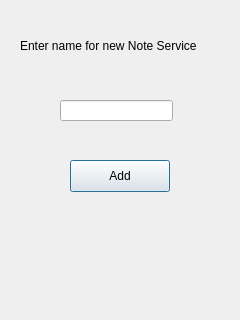
<?xml version="1.0" encoding="UTF-8"?>
<ui version="4.0">
 <class>CreateNewNoteSpaceWindow</class>
 <widget class="QDialog" name="CreateNewNoteSpaceWindow">
  <property name="geometry">
   <rect>
    <x>0</x>
    <y>0</y>
    <width>240</width>
    <height>320</height>
   </rect>
  </property>
  <property name="windowTitle">
   <string>Dialog</string>
  </property>
  <widget class="QLabel" name="label">
   <property name="geometry">
    <rect>
     <x>20</x>
     <y>30</y>
     <width>201</width>
     <height>31</height>
    </rect>
   </property>
   <property name="text">
    <string>Enter name for new Note Service</string>
   </property>
  </widget>
  <widget class="QLineEdit" name="lineEdit_NoteServiceName">
   <property name="geometry">
    <rect>
     <x>60</x>
     <y>100</y>
     <width>113</width>
     <height>21</height>
    </rect>
   </property>
  </widget>
  <widget class="QPushButton" name="pushButton_Add">
   <property name="geometry">
    <rect>
     <x>70</x>
     <y>160</y>
     <width>100</width>
     <height>32</height>
    </rect>
   </property>
   <property name="text">
    <string>Add</string>
   </property>
  </widget>
 </widget>
 <resources/>
 <connections/>
</ui>
